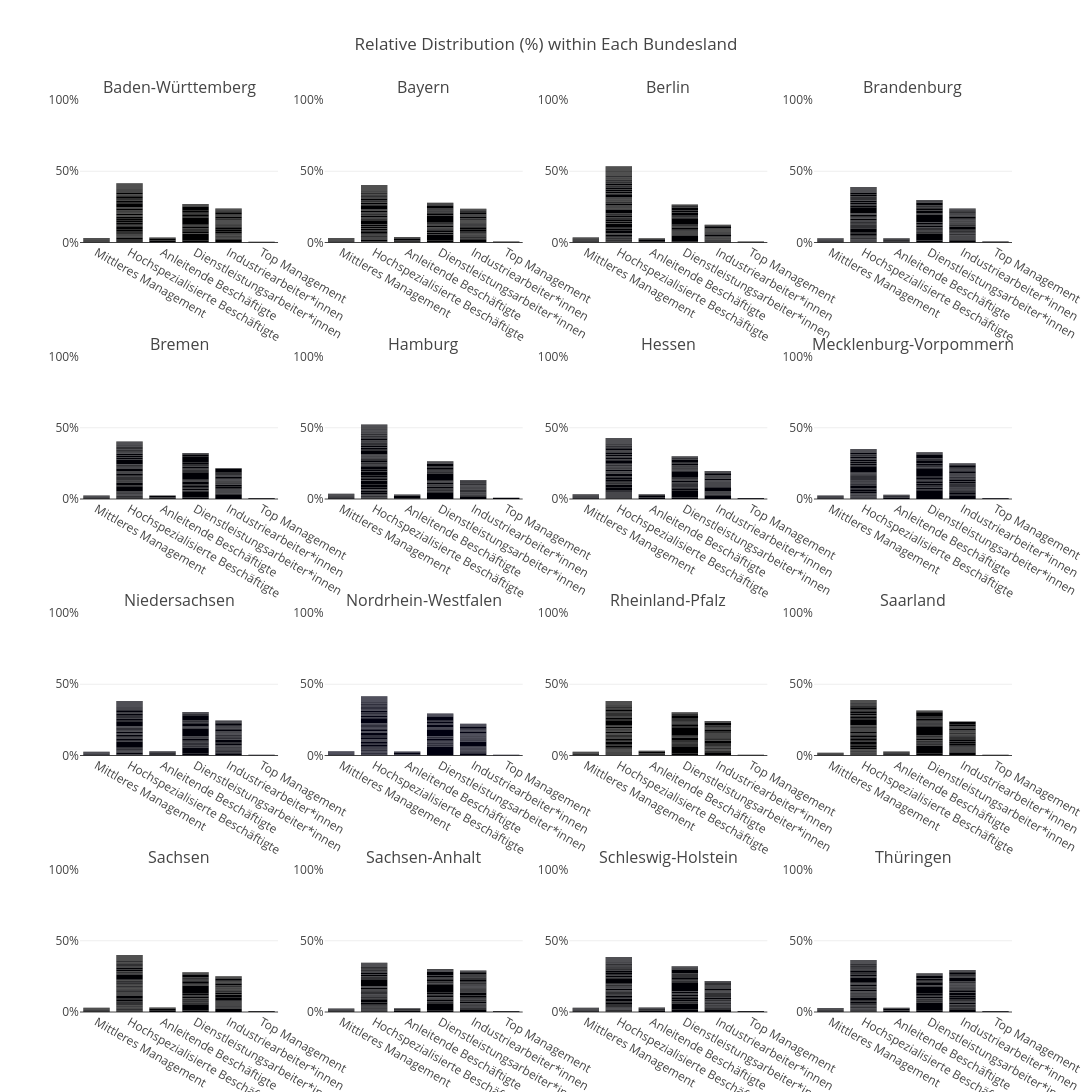

Notebook code cell kept with this figure:
### Code cell
from plotly.subplots import make_subplots
import plotly.graph_objects as go
import numpy as np

# Define the columns to plot (Bundesländer)
columns = [
    'Baden-Württemberg', 'Bayern', 'Berlin', 'Brandenburg', 'Bremen', 'Hamburg',
    'Hessen', 'Mecklenburg-Vorpommern', 'Niedersachsen', 'Nordrhein-Westfalen',
    'Rheinland-Pfalz', 'Saarland', 'Sachsen', 'Sachsen-Anhalt',
    'Schleswig-Holstein', 'Thüringen'
]

# Create a subplot with 4 rows and 4 columns
fig = make_subplots(rows=4, cols=4, subplot_titles=columns)

# Convert absolute numbers to percentages for each Bundesland
for i, col in enumerate(columns):
    row = i // 4 + 1
    col_index = i % 4 + 1
    
    # Calculate total for this Bundesland to get percentages
    total = bundesländer_data[col].sum()
    
    # Convert to percentages (multiply by 100 for proper display)
    percentages = bundesländer_data[col] / total * 100
    
    fig.add_trace(
        go.Bar(
            x=bundesländer_data['modifiziert_livingstone'], 
            y=percentages, 
            name=col
        ),
        row=row, 
        col=col_index
    )
    
    # Format y-axis to show percentage
    fig.update_yaxes(ticksuffix="%", row=row, col=col_index)

# Set the same y-axis range for all subplots (0-100%)
fig.update_yaxes(range=[0, 100])

# Update layout
fig.update_layout(
    height=1200, 
    width=1200, 
    title_text="Relative Distribution (%) within Each Bundesland",
    showlegend=False
)

# Show the plot
fig.show()

### Figure 1 — Plotly figure (JSON) as saved in the notebook; plotly's stock layout.template omitted (floating-point values rounded to 4 significant figures; data arrays with more than 128 entries replaced by an {"elided": "..."} marker saying what was removed)
{"data": [{"name": "Baden-Württemberg", "type": "bar", "x": {"elided": "1254 str values"}, "xaxis": "x", "y": {"elided": "1254 float values"}, "yaxis": "y"}, {"name": "Bayern", "type": "bar", "x": {"elided": "1254 str values"}, "xaxis": "x2", "y": {"elided": "1254 float values"}, "yaxis": "y2"}, {"name": "Berlin", "type": "bar", "x": {"elided": "1254 str values"}, "xaxis": "x3", "y": {"elided": "1254 float values"}, "yaxis": "y3"}, {"name": "Brandenburg", "type": "bar", "x": {"elided": "1254 str values"}, "xaxis": "x4", "y": {"elided": "1254 float values"}, "yaxis": "y4"}, {"name": "Bremen", "type": "bar", "x": {"elided": "1254 str values"}, "xaxis": "x5", "y": {"elided": "1254 float values"}, "yaxis": "y5"}, {"name": "Hamburg", "type": "bar", "x": {"elided": "1254 str values"}, "xaxis": "x6", "y": {"elided": "1254 float values"}, "yaxis": "y6"}, {"name": "Hessen", "type": "bar", "x": {"elided": "1254 str values"}, "xaxis": "x7", "y": {"elided": "1254 float values"}, "yaxis": "y7"}, {"name": "Mecklenburg-Vorpommern", "type": "bar", "x": {"elided": "1254 str values"}, "xaxis": "x8", "y": {"elided": "1254 float values"}, "yaxis": "y8"}, {"name": "Niedersachsen", "type": "bar", "x": {"elided": "1254 str values"}, "xaxis": "x9", "y": {"elided": "1254 float values"}, "yaxis": "y9"}, {"name": "Nordrhein-Westfalen", "type": "bar", "x": {"elided": "1254 str values"}, "xaxis": "x10", "y": {"elided": "1254 float values"}, "yaxis": "y10"}, {"name": "Rheinland-Pfalz", "type": "bar", "x": {"elided": "1254 str values"}, "xaxis": "x11", "y": {"elided": "1254 float values"}, "yaxis": "y11"}, {"name": "Saarland", "type": "bar", "x": {"elided": "1254 str values"}, "xaxis": "x12", "y": {"elided": "1254 float values"}, "yaxis": "y12"}, {"name": "Sachsen", "type": "bar", "x": {"elided": "1254 str values"}, "xaxis": "x13", "y": {"elided": "1254 float values"}, "yaxis": "y13"}, {"name": "Sachsen-Anhalt", "type": "bar", "x": {"elided": "1254 str values"}, "xaxis": "x14", "y": {"elided": "1254 float values"}, "yaxis": "y14"}, {"name": "Schleswig-Holstein", "type": "bar", "x": {"elided": "1254 str values"}, "xaxis": "x15", "y": {"elided": "1254 float values"}, "yaxis": "y15"}, {"name": "Thüringen", "type": "bar", "x": {"elided": "1254 str values"}, "xaxis": "x16", "y": {"elided": "1254 float values"}, "yaxis": "y16"}], "layout": {"annotations": [{"font": {"size": 16}, "showarrow": false, "text": "Baden-Württemberg", "x": 0.1062, "xanchor": "center", "xref": "paper", "y": 1, "yanchor": "bottom", "yref": "paper"}, {"font": {"size": 16}, "showarrow": false, "text": "Bayern", "x": 0.3688, "xanchor": "center", "xref": "paper", "y": 1, "yanchor": "bottom", "yref": "paper"}, {"font": {"size": 16}, "showarrow": false, "text": "Berlin", "x": 0.6313, "xanchor": "center", "xref": "paper", "y": 1, "yanchor": "bottom", "yref": "paper"}, {"font": {"size": 16}, "showarrow": false, "text": "Brandenburg", "x": 0.8938, "xanchor": "center", "xref": "paper", "y": 1, "yanchor": "bottom", "yref": "paper"}, {"font": {"size": 16}, "showarrow": false, "text": "Bremen", "x": 0.1062, "xanchor": "center", "xref": "paper", "y": 0.7188, "yanchor": "bottom", "yref": "paper"}, {"font": {"size": 16}, "showarrow": false, "text": "Hamburg", "x": 0.3688, "xanchor": "center", "xref": "paper", "y": 0.7188, "yanchor": "bottom", "yref": "paper"}, {"font": {"size": 16}, "showarrow": false, "text": "Hessen", "x": 0.6313, "xanchor": "center", "xref": "paper", "y": 0.7188, "yanchor": "bottom", "yref": "paper"}, {"font": {"size": 16}, "showarrow": false, "text": "Mecklenburg-Vorpommern", "x": 0.8938, "xanchor": "center", "xref": "paper", "y": 0.7188, "yanchor": "bottom", "yref": "paper"}, {"font": {"size": 16}, "showarrow": false, "text": "Niedersachsen", "x": 0.1062, "xanchor": "center", "xref": "paper", "y": 0.4375, "yanchor": "bottom", "yref": "paper"}, {"font": {"size": 16}, "showarrow": false, "text": "Nordrhein-Westfalen", "x": 0.3688, "xanchor": "center", "xref": "paper", "y": 0.4375, "yanchor": "bottom", "yref": "paper"}, {"font": {"size": 16}, "showarrow": false, "text": "Rheinland-Pfalz", "x": 0.6313, "xanchor": "center", "xref": "paper", "y": 0.4375, "yanchor": "bottom", "yref": "paper"}, {"font": {"size": 16}, "showarrow": false, "text": "Saarland", "x": 0.8938, "xanchor": "center", "xref": "paper", "y": 0.4375, "yanchor": "bottom", "yref": "paper"}, {"font": {"size": 16}, "showarrow": false, "text": "Sachsen", "x": 0.1062, "xanchor": "center", "xref": "paper", "y": 0.1562, "yanchor": "bottom", "yref": "paper"}, {"font": {"size": 16}, "showarrow": false, "text": "Sachsen-Anhalt", "x": 0.3688, "xanchor": "center", "xref": "paper", "y": 0.1562, "yanchor": "bottom", "yref": "paper"}, {"font": {"size": 16}, "showarrow": false, "text": "Schleswig-Holstein", "x": 0.6313, "xanchor": "center", "xref": "paper", "y": 0.1562, "yanchor": "bottom", "yref": "paper"}, {"font": {"size": 16}, "showarrow": false, "text": "Thüringen", "x": 0.8938, "xanchor": "center", "xref": "paper", "y": 0.1562, "yanchor": "bottom", "yref": "paper"}], "height": 1200, "showlegend": false, "title": {"text": "Relative Distribution (%) within Each Bundesland"}, "width": 1200, "xaxis": {"anchor": "y", "domain": [0, 0.2125]}, "xaxis10": {"anchor": "y10", "domain": [0.2625, 0.475]}, "xaxis11": {"anchor": "y11", "domain": [0.525, 0.7375]}, "xaxis12": {"anchor": "y12", "domain": [0.7875, 1]}, "xaxis13": {"anchor": "y13", "domain": [0, 0.2125]}, "xaxis14": {"anchor": "y14", "domain": [0.2625, 0.475]}, "xaxis15": {"anchor": "y15", "domain": [0.525, 0.7375]}, "xaxis16": {"anchor": "y16", "domain": [0.7875, 1]}, "xaxis2": {"anchor": "y2", "domain": [0.2625, 0.475]}, "xaxis3": {"anchor": "y3", "domain": [0.525, 0.7375]}, "xaxis4": {"anchor": "y4", "domain": [0.7875, 1]}, "xaxis5": {"anchor": "y5", "domain": [0, 0.2125]}, "xaxis6": {"anchor": "y6", "domain": [0.2625, 0.475]}, "xaxis7": {"anchor": "y7", "domain": [0.525, 0.7375]}, "xaxis8": {"anchor": "y8", "domain": [0.7875, 1]}, "xaxis9": {"anchor": "y9", "domain": [0, 0.2125]}, "yaxis": {"anchor": "x", "domain": [0.8438, 1], "range": [0, 100], "ticksuffix": "%"}, "yaxis10": {"anchor": "x10", "domain": [0.2812, 0.4375], "range": [0, 100], "ticksuffix": "%"}, "yaxis11": {"anchor": "x11", "domain": [0.2812, 0.4375], "range": [0, 100], "ticksuffix": "%"}, "yaxis12": {"anchor": "x12", "domain": [0.2812, 0.4375], "range": [0, 100], "ticksuffix": "%"}, "yaxis13": {"anchor": "x13", "domain": [0, 0.1562], "range": [0, 100], "ticksuffix": "%"}, "yaxis14": {"anchor": "x14", "domain": [0, 0.1562], "range": [0, 100], "ticksuffix": "%"}, "yaxis15": {"anchor": "x15", "domain": [0, 0.1562], "range": [0, 100], "ticksuffix": "%"}, "yaxis16": {"anchor": "x16", "domain": [0, 0.1562], "range": [0, 100], "ticksuffix": "%"}, "yaxis2": {"anchor": "x2", "domain": [0.8438, 1], "range": [0, 100], "ticksuffix": "%"}, "yaxis3": {"anchor": "x3", "domain": [0.8438, 1], "range": [0, 100], "ticksuffix": "%"}, "yaxis4": {"anchor": "x4", "domain": [0.8438, 1], "range": [0, 100], "ticksuffix": "%"}, "yaxis5": {"anchor": "x5", "domain": [0.5625, 0.7188], "range": [0, 100], "ticksuffix": "%"}, "yaxis6": {"anchor": "x6", "domain": [0.5625, 0.7188], "range": [0, 100], "ticksuffix": "%"}, "yaxis7": {"anchor": "x7", "domain": [0.5625, 0.7188], "range": [0, 100], "ticksuffix": "%"}, "yaxis8": {"anchor": "x8", "domain": [0.5625, 0.7188], "range": [0, 100], "ticksuffix": "%"}, "yaxis9": {"anchor": "x9", "domain": [0.2812, 0.4375], "range": [0, 100], "ticksuffix": "%"}}}
